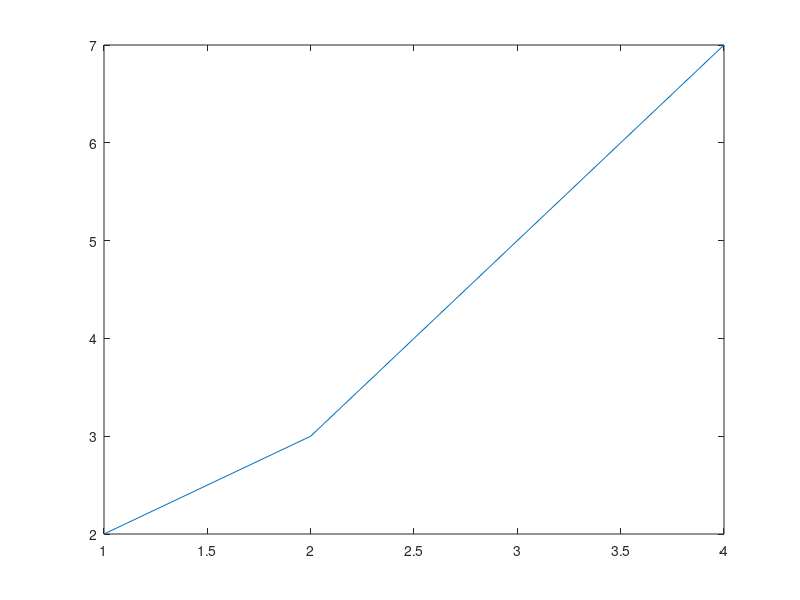

MATLAB code to generate this figure:
primeMap = containers.Map('KeyType','double','ValueType','double');
for i = 2 : 10
    primeMap(i) = 1;
    for j = 2:i-1
        if mod(i,j) == 0
            str = sprintf('%d is equals %d * %d',i,j,floor(i/j));
            disp(str)
            primeMap.remove(i);
            break
        end
    end
end

%% 展示素数键值
keys(primeMap)
%% 画图
resPlt = cell2mat(keys(primeMap));
plot(resPlt)
